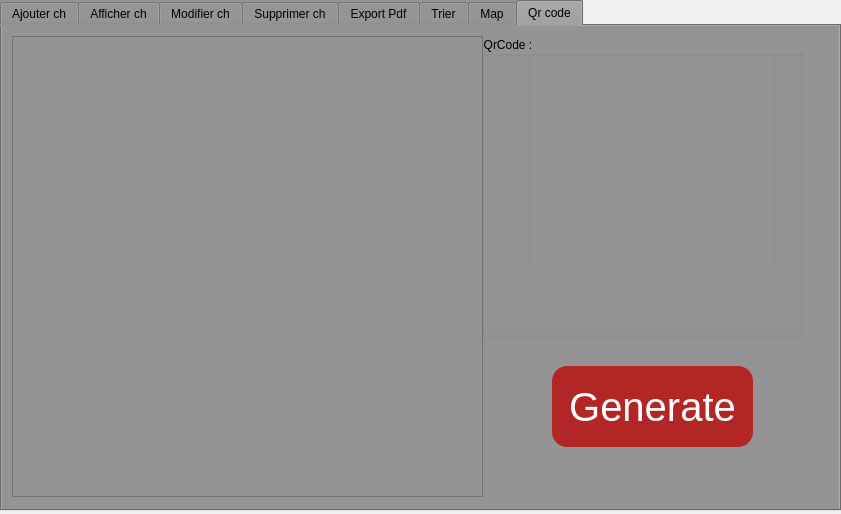
<?xml version="1.0" encoding="UTF-8"?>
<ui version="4.0">
 <class>Chantier</class>
 <widget class="QDialog" name="Chantier">
  <property name="geometry">
   <rect>
    <x>0</x>
    <y>0</y>
    <width>841</width>
    <height>514</height>
   </rect>
  </property>
  <property name="windowTitle">
   <string>Dialog</string>
  </property>
  <widget class="QTabWidget" name="Qrcode">
   <property name="geometry">
    <rect>
     <x>0</x>
     <y>0</y>
     <width>841</width>
     <height>511</height>
    </rect>
   </property>
   <property name="accessibleName">
    <string/>
   </property>
   <property name="styleSheet">
    <string notr="true">
background-color: rgb(148, 148, 148);</string>
   </property>
   <property name="currentIndex">
    <number>7</number>
   </property>
   <widget class="QWidget" name="widget">
    <attribute name="title">
     <string>Ajouter ch</string>
    </attribute>
    <widget class="QGroupBox" name="groupBox">
     <property name="geometry">
      <rect>
       <x>20</x>
       <y>30</y>
       <width>641</width>
       <height>411</height>
      </rect>
     </property>
     <property name="styleSheet">
      <string notr="true">font: 10pt &quot;MS Shell Dlg 2&quot;;
background-color: rgb(218, 217, 217);</string>
     </property>
     <property name="title">
      <string>Ajout</string>
     </property>
     <widget class="QLabel" name="le_id_2">
      <property name="geometry">
       <rect>
        <x>20</x>
        <y>30</y>
        <width>101</width>
        <height>20</height>
       </rect>
      </property>
      <property name="text">
       <string>Id</string>
      </property>
     </widget>
     <widget class="QLabel" name="label_2">
      <property name="geometry">
       <rect>
        <x>20</x>
        <y>70</y>
        <width>81</width>
        <height>16</height>
       </rect>
      </property>
      <property name="text">
       <string>emplace</string>
      </property>
     </widget>
     <widget class="QLabel" name="label_3">
      <property name="geometry">
       <rect>
        <x>20</x>
        <y>110</y>
        <width>111</width>
        <height>16</height>
       </rect>
      </property>
      <property name="text">
       <string>surface</string>
      </property>
     </widget>
     <widget class="QLineEdit" name="line_id">
      <property name="geometry">
       <rect>
        <x>150</x>
        <y>30</y>
        <width>411</width>
        <height>22</height>
       </rect>
      </property>
     </widget>
     <widget class="QLineEdit" name="line_emplace">
      <property name="geometry">
       <rect>
        <x>150</x>
        <y>70</y>
        <width>411</width>
        <height>22</height>
       </rect>
      </property>
     </widget>
     <widget class="QLineEdit" name="line_surface">
      <property name="geometry">
       <rect>
        <x>150</x>
        <y>110</y>
        <width>411</width>
        <height>22</height>
       </rect>
      </property>
     </widget>
     <widget class="QPushButton" name="pb_ajouter">
      <property name="geometry">
       <rect>
        <x>410</x>
        <y>320</y>
        <width>141</width>
        <height>41</height>
       </rect>
      </property>
      <property name="styleSheet">
       <string notr="true">QPushButton {
color: #fff;
background:#b22626;
border-radius: 15px;
font-size:14px;
font-family:Arial, Helvetica, sans-serif;
}
QPushButton:hover {
color:#fff;
border:15px;
background:#6a1616;
}</string>
      </property>
      <property name="text">
       <string>Ajouter</string>
      </property>
     </widget>
     <widget class="QLabel" name="label_4">
      <property name="geometry">
       <rect>
        <x>20</x>
        <y>180</y>
        <width>71</width>
        <height>16</height>
       </rect>
      </property>
      <property name="text">
       <string>topog</string>
      </property>
     </widget>
     <widget class="QLabel" name="label_5">
      <property name="geometry">
       <rect>
        <x>20</x>
        <y>220</y>
        <width>56</width>
        <height>16</height>
       </rect>
      </property>
      <property name="text">
       <string>cout</string>
      </property>
     </widget>
     <widget class="QLabel" name="label_6">
      <property name="geometry">
       <rect>
        <x>20</x>
        <y>250</y>
        <width>56</width>
        <height>16</height>
       </rect>
      </property>
      <property name="text">
       <string>type</string>
      </property>
     </widget>
     <widget class="QLabel" name="label_7">
      <property name="geometry">
       <rect>
        <x>20</x>
        <y>290</y>
        <width>91</width>
        <height>16</height>
       </rect>
      </property>
      <property name="text">
       <string>autorisa</string>
      </property>
     </widget>
     <widget class="QLineEdit" name="topog">
      <property name="geometry">
       <rect>
        <x>150</x>
        <y>180</y>
        <width>411</width>
        <height>22</height>
       </rect>
      </property>
     </widget>
     <widget class="QLineEdit" name="line_cout">
      <property name="geometry">
       <rect>
        <x>150</x>
        <y>220</y>
        <width>411</width>
        <height>22</height>
       </rect>
      </property>
     </widget>
     <widget class="QLineEdit" name="line_type">
      <property name="geometry">
       <rect>
        <x>150</x>
        <y>250</y>
        <width>421</width>
        <height>22</height>
       </rect>
      </property>
     </widget>
     <widget class="QLineEdit" name="line_autorisa">
      <property name="geometry">
       <rect>
        <x>150</x>
        <y>290</y>
        <width>421</width>
        <height>22</height>
       </rect>
      </property>
     </widget>
     <widget class="QLabel" name="label_14">
      <property name="geometry">
       <rect>
        <x>20</x>
        <y>150</y>
        <width>71</width>
        <height>16</height>
       </rect>
      </property>
      <property name="text">
       <string>plan</string>
      </property>
     </widget>
     <widget class="QLineEdit" name="line_plan">
      <property name="geometry">
       <rect>
        <x>150</x>
        <y>150</y>
        <width>411</width>
        <height>22</height>
       </rect>
      </property>
     </widget>
    </widget>
   </widget>
   <widget class="QWidget" name="tab_3">
    <attribute name="title">
     <string>Afficher ch</string>
    </attribute>
    <widget class="QTableView" name="tableView_chan">
     <property name="geometry">
      <rect>
       <x>55</x>
       <y>30</y>
       <width>611</width>
       <height>341</height>
      </rect>
     </property>
     <property name="styleSheet">
      <string notr="true"> QTableView {
     selection-background-color: qlineargradient(x1: 0, y1: 0, x2: 0.5, y2: 0.5,
                                 stop: 0 #FF92BB, stop: 1 white);
 }
 QTableView QTableCornerButton::section {
     background: red;
     border: 2px outset red;
 }</string>
     </property>
    </widget>
    <widget class="QLineEdit" name="surfR">
     <property name="geometry">
      <rect>
       <x>740</x>
       <y>70</y>
       <width>71</width>
       <height>21</height>
      </rect>
     </property>
    </widget>
    <widget class="QLabel" name="label_19">
     <property name="geometry">
      <rect>
       <x>670</x>
       <y>70</y>
       <width>51</width>
       <height>21</height>
      </rect>
     </property>
     <property name="text">
      <string>Surface :</string>
     </property>
    </widget>
    <widget class="QPushButton" name="pushButton_rechS">
     <property name="geometry">
      <rect>
       <x>700</x>
       <y>100</y>
       <width>121</width>
       <height>31</height>
      </rect>
     </property>
     <property name="styleSheet">
      <string notr="true">QPushButton {
color: #fff;
background:#b22626;
border-radius: 15px;
font-size:14px;
font-family:Arial, Helvetica, sans-serif;
}
QPushButton:hover {
color:#fff;
border:15px;
background:#6a1616;
}</string>
     </property>
     <property name="text">
      <string>recherche</string>
     </property>
    </widget>
    <widget class="QLabel" name="label_20">
     <property name="geometry">
      <rect>
       <x>670</x>
       <y>160</y>
       <width>51</width>
       <height>21</height>
      </rect>
     </property>
     <property name="text">
      <string>Cout :</string>
     </property>
    </widget>
    <widget class="QLineEdit" name="lineEdit_coutR">
     <property name="geometry">
      <rect>
       <x>740</x>
       <y>160</y>
       <width>71</width>
       <height>21</height>
      </rect>
     </property>
    </widget>
    <widget class="QPushButton" name="pushButton_rech_2">
     <property name="geometry">
      <rect>
       <x>700</x>
       <y>190</y>
       <width>121</width>
       <height>31</height>
      </rect>
     </property>
     <property name="styleSheet">
      <string notr="true">QPushButton {
color: #fff;
background:#b22626;
border-radius: 15px;
font-size:14px;
font-family:Arial, Helvetica, sans-serif;
}
QPushButton:hover {
color:#fff;
border:15px;
background:#6a1616;
}</string>
     </property>
     <property name="text">
      <string>recherche</string>
     </property>
    </widget>
   </widget>
   <widget class="QWidget" name="tab_2">
    <attribute name="title">
     <string>Modifier ch</string>
    </attribute>
    <widget class="QListWidget" name="listWidget">
     <property name="geometry">
      <rect>
       <x>400</x>
       <y>100</y>
       <width>256</width>
       <height>192</height>
      </rect>
     </property>
    </widget>
    <widget class="QGroupBox" name="groupBox_2">
     <property name="geometry">
      <rect>
       <x>20</x>
       <y>30</y>
       <width>761</width>
       <height>441</height>
      </rect>
     </property>
     <property name="styleSheet">
      <string notr="true">font: 10pt &quot;MS Shell Dlg 2&quot;;
background-color: rgb(218, 217, 217);</string>
     </property>
     <property name="title">
      <string>Modifier</string>
     </property>
     <widget class="QLabel" name="le_id_3">
      <property name="geometry">
       <rect>
        <x>10</x>
        <y>40</y>
        <width>131</width>
        <height>20</height>
       </rect>
      </property>
      <property name="text">
       <string>Id</string>
      </property>
     </widget>
     <widget class="QLabel" name="label_8">
      <property name="geometry">
       <rect>
        <x>20</x>
        <y>80</y>
        <width>81</width>
        <height>16</height>
       </rect>
      </property>
      <property name="text">
       <string>emplace</string>
      </property>
     </widget>
     <widget class="QLabel" name="label_9">
      <property name="geometry">
       <rect>
        <x>20</x>
        <y>120</y>
        <width>111</width>
        <height>16</height>
       </rect>
      </property>
      <property name="text">
       <string>surface</string>
      </property>
     </widget>
     <widget class="QLineEdit" name="id_2">
      <property name="geometry">
       <rect>
        <x>150</x>
        <y>30</y>
        <width>411</width>
        <height>22</height>
       </rect>
      </property>
     </widget>
     <widget class="QLineEdit" name="emplace_2">
      <property name="geometry">
       <rect>
        <x>150</x>
        <y>70</y>
        <width>411</width>
        <height>22</height>
       </rect>
      </property>
     </widget>
     <widget class="QLineEdit" name="surface_2">
      <property name="geometry">
       <rect>
        <x>150</x>
        <y>110</y>
        <width>411</width>
        <height>22</height>
       </rect>
      </property>
     </widget>
     <widget class="QPushButton" name="pb_modifier">
      <property name="geometry">
       <rect>
        <x>440</x>
        <y>370</y>
        <width>151</width>
        <height>31</height>
       </rect>
      </property>
      <property name="styleSheet">
       <string notr="true">QPushButton {
color: #fff;
background:#b22626;
border-radius: 15px;
font-size:14px;
font-family:Arial, Helvetica, sans-serif;
}
QPushButton:hover {
color:#fff;
border:15px;
background:#6a1616;
}</string>
      </property>
      <property name="text">
       <string>modifier</string>
      </property>
     </widget>
     <widget class="QLabel" name="label_10">
      <property name="geometry">
       <rect>
        <x>20</x>
        <y>160</y>
        <width>71</width>
        <height>16</height>
       </rect>
      </property>
      <property name="text">
       <string>plan</string>
      </property>
     </widget>
     <widget class="QLabel" name="label_11">
      <property name="geometry">
       <rect>
        <x>20</x>
        <y>210</y>
        <width>56</width>
        <height>16</height>
       </rect>
      </property>
      <property name="text">
       <string>topog</string>
      </property>
     </widget>
     <widget class="QLabel" name="label_12">
      <property name="geometry">
       <rect>
        <x>20</x>
        <y>250</y>
        <width>56</width>
        <height>16</height>
       </rect>
      </property>
      <property name="text">
       <string>cout</string>
      </property>
     </widget>
     <widget class="QLabel" name="label_13">
      <property name="geometry">
       <rect>
        <x>20</x>
        <y>290</y>
        <width>91</width>
        <height>16</height>
       </rect>
      </property>
      <property name="text">
       <string>type</string>
      </property>
     </widget>
     <widget class="QLineEdit" name="plan_2">
      <property name="geometry">
       <rect>
        <x>150</x>
        <y>150</y>
        <width>411</width>
        <height>22</height>
       </rect>
      </property>
     </widget>
     <widget class="QLineEdit" name="topog_2">
      <property name="geometry">
       <rect>
        <x>150</x>
        <y>200</y>
        <width>411</width>
        <height>22</height>
       </rect>
      </property>
     </widget>
     <widget class="QLineEdit" name="cout_2">
      <property name="geometry">
       <rect>
        <x>150</x>
        <y>250</y>
        <width>421</width>
        <height>22</height>
       </rect>
      </property>
     </widget>
     <widget class="QLineEdit" name="type_2">
      <property name="geometry">
       <rect>
        <x>150</x>
        <y>290</y>
        <width>421</width>
        <height>22</height>
       </rect>
      </property>
     </widget>
     <widget class="QLineEdit" name="autorisa_2">
      <property name="geometry">
       <rect>
        <x>150</x>
        <y>330</y>
        <width>421</width>
        <height>22</height>
       </rect>
      </property>
     </widget>
     <widget class="QLabel" name="label_16">
      <property name="geometry">
       <rect>
        <x>20</x>
        <y>330</y>
        <width>91</width>
        <height>16</height>
       </rect>
      </property>
      <property name="text">
       <string>autorisa</string>
      </property>
     </widget>
    </widget>
   </widget>
   <widget class="QWidget" name="tab">
    <attribute name="title">
     <string>Supprimer ch</string>
    </attribute>
    <widget class="QLineEdit" name="ide">
     <property name="geometry">
      <rect>
       <x>170</x>
       <y>60</y>
       <width>351</width>
       <height>41</height>
      </rect>
     </property>
    </widget>
    <widget class="QLabel" name="label">
     <property name="geometry">
      <rect>
       <x>60</x>
       <y>66</y>
       <width>111</width>
       <height>20</height>
      </rect>
     </property>
     <property name="styleSheet">
      <string notr="true">font: 12pt &quot;MS Shell Dlg 2&quot;;</string>
     </property>
     <property name="text">
      <string>Id</string>
     </property>
    </widget>
    <widget class="QPushButton" name="pb_supprimer">
     <property name="geometry">
      <rect>
       <x>530</x>
       <y>60</y>
       <width>121</width>
       <height>41</height>
      </rect>
     </property>
     <property name="styleSheet">
      <string notr="true">QPushButton {
color: #fff;
background:#b22626;
border-radius: 15px;
font-size:14px;
font-family:Arial, Helvetica, sans-serif;
}
QPushButton:hover {
color:#fff;
border:15px;
background:#6a1616;
}</string>
     </property>
     <property name="text">
      <string>Supprimer</string>
     </property>
    </widget>
   </widget>
   <widget class="QWidget" name="tab_4">
    <attribute name="title">
     <string>Export Pdf</string>
    </attribute>
    <widget class="QPushButton" name="PDF_pb">
     <property name="geometry">
      <rect>
       <x>290</x>
       <y>30</y>
       <width>231</width>
       <height>71</height>
      </rect>
     </property>
     <property name="styleSheet">
      <string notr="true">QPushButton {
color: #fff;
background:#b22626;
border-radius: 15px;
font-size:40px;
font-family:Arial, Helvetica, sans-serif;
}
QPushButton:hover {
color:#fff;
border:15px;
background:#6a1616;
}</string>
     </property>
     <property name="text">
      <string>Export PDF</string>
     </property>
    </widget>
   </widget>
   <widget class="QWidget" name="tab_5">
    <attribute name="title">
     <string>Trier</string>
    </attribute>
    <widget class="QPushButton" name="triePB">
     <property name="geometry">
      <rect>
       <x>220</x>
       <y>120</y>
       <width>101</width>
       <height>31</height>
      </rect>
     </property>
     <property name="styleSheet">
      <string notr="true">QPushButton {
color: #fff;
background:#b22626;
border-radius: 15px;
font-size:14px;
font-family:Arial, Helvetica, sans-serif;
}
QPushButton:hover {
color:#fff;
border:15px;
background:#6a1616;
}</string>
     </property>
     <property name="text">
      <string>emplacement</string>
     </property>
    </widget>
    <widget class="QLabel" name="label_15">
     <property name="geometry">
      <rect>
       <x>290</x>
       <y>70</y>
       <width>101</width>
       <height>31</height>
      </rect>
     </property>
     <property name="font">
      <font>
       <pointsize>14</pointsize>
       <bold>true</bold>
      </font>
     </property>
     <property name="text">
      <string>trier selon:</string>
     </property>
    </widget>
    <widget class="QPushButton" name="triePB_2">
     <property name="geometry">
      <rect>
       <x>350</x>
       <y>120</y>
       <width>111</width>
       <height>31</height>
      </rect>
     </property>
     <property name="styleSheet">
      <string notr="true">QPushButton {
color: #fff;
background:#b22626;
border-radius: 15px;
font-size:14px;
font-family:Arial, Helvetica, sans-serif;
}
QPushButton:hover {
color:#fff;
border:15px;
background:#6a1616;
}</string>
     </property>
     <property name="text">
      <string>surface</string>
     </property>
    </widget>
    <widget class="QTableView" name="tab_trie">
     <property name="geometry">
      <rect>
       <x>70</x>
       <y>180</y>
       <width>671</width>
       <height>261</height>
      </rect>
     </property>
    </widget>
   </widget>
   <widget class="QWidget" name="tab_6">
    <attribute name="title">
     <string>Map</string>
    </attribute>
    <widget class="QPushButton" name="pushButton">
     <property name="geometry">
      <rect>
       <x>250</x>
       <y>100</y>
       <width>261</width>
       <height>111</height>
      </rect>
     </property>
     <property name="text">
      <string>Voir Map</string>
     </property>
    </widget>
   </widget>
   <widget class="QWidget" name="tab_7">
    <attribute name="title">
     <string>Qr code</string>
    </attribute>
    <widget class="QGroupBox" name="groupInput">
     <property name="geometry">
      <rect>
       <x>480</x>
       <y>10</y>
       <width>321</width>
       <height>301</height>
      </rect>
     </property>
     <property name="maximumSize">
      <size>
       <width>760</width>
       <height>360</height>
      </size>
     </property>
     <property name="title">
      <string>QrCode :</string>
     </property>
     <widget class="QLabel" name="qrcode">
      <property name="geometry">
       <rect>
        <x>50</x>
        <y>20</y>
        <width>241</width>
        <height>211</height>
       </rect>
      </property>
      <property name="text">
       <string/>
      </property>
     </widget>
    </widget>
    <widget class="QTableView" name="tableView_Qr">
     <property name="geometry">
      <rect>
       <x>10</x>
       <y>10</y>
       <width>471</width>
       <height>461</height>
      </rect>
     </property>
     <property name="styleSheet">
      <string notr="true"> QTableView {
     selection-background-color: qlineargradient(x1: 0, y1: 0, x2: 0.5, y2: 0.5,
                                 stop: 0 #FF92BB, stop: 1 white);
 } 
QTableView QTableCornerButton::section {
     background: red;
     border: 2px outset red;
 }</string>
     </property>
    </widget>
    <widget class="QPushButton" name="generateButton">
     <property name="geometry">
      <rect>
       <x>550</x>
       <y>340</y>
       <width>201</width>
       <height>81</height>
      </rect>
     </property>
     <property name="styleSheet">
      <string notr="true">QPushButton {
color: #fff;
background:#b22626;
border-radius: 15px;
font-size:40px;
font-family:Arial, Helvetica, sans-serif;
}
QPushButton:hover {
color:#fff;
border:15px;
background:#6a1616;
}</string>
     </property>
     <property name="text">
      <string>Generate</string>
     </property>
    </widget>
   </widget>
  </widget>
 </widget>
 <resources/>
 <connections/>
</ui>
